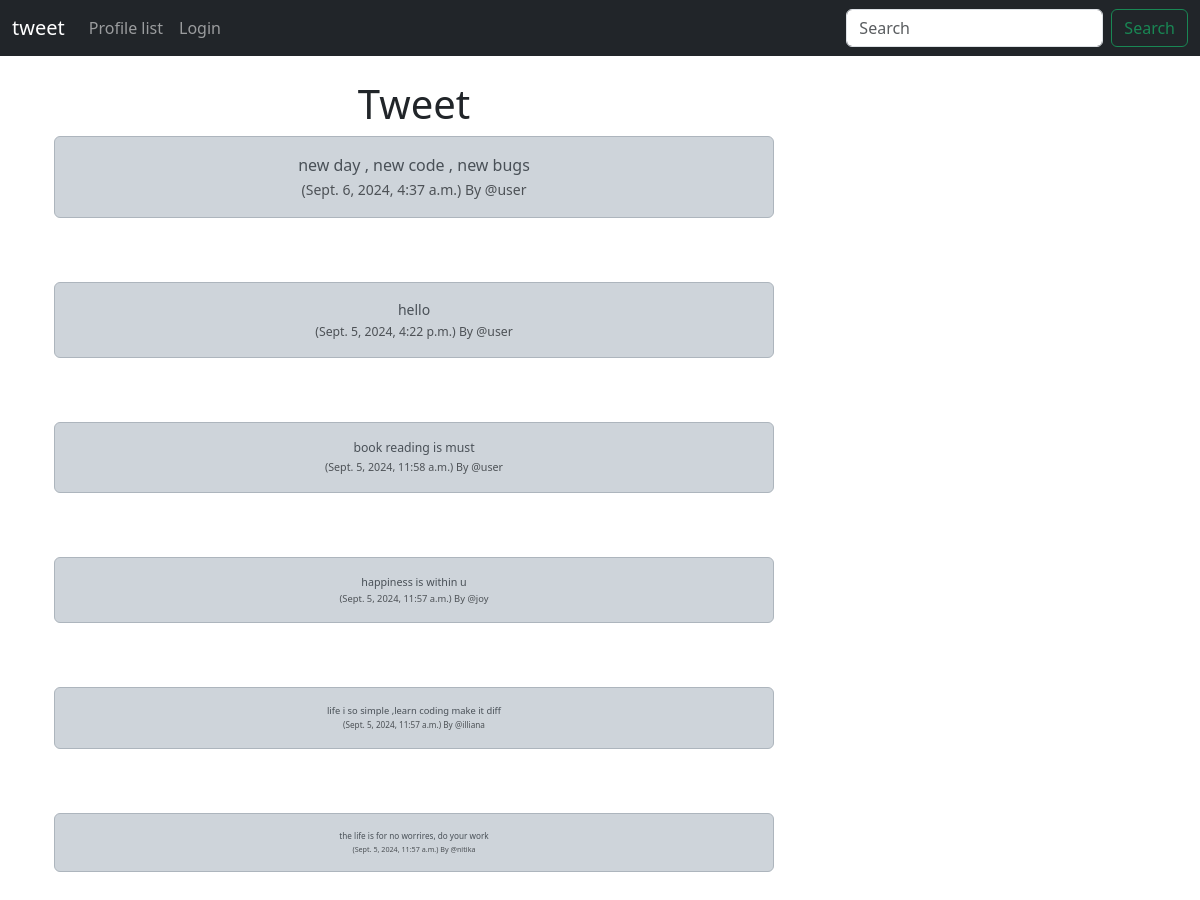
The page / on the database its author committed.
### app/models.py (models this page shows)
class Tweet(models.Model):
    user=models.ForeignKey(User, related_name="tweets",on_delete=models.DO_NOTHING)
    body = models.CharField(max_length=200)
    created_at = models.DateTimeField(auto_now_add=True)

### app/views.py (the view)
# urls.py: path('', views.home,name="home"),
def home(request):
    if request.user.is_authenticated:
       form =TweetForm(request.POST or None)
       if request.method =="POST":
          if form.is_valid():
             tweet=form.save(commit= False)
             tweet.user = request.user
             tweet.save()
             messages.success(request,("your tweet is created"))
             return redirect('home')
       tweet=Tweet.objects.all().order_by("-created_at")
       return render(request,'home.html',{"tweet":tweet,"form":form})
    else:
        tweet=Tweet.objects.all().order_by("-created_at")
        return render(request,'home.html',{"tweet":tweet})

### app/templates/home.html (shortened to what this page needs)
{% extends 'base.html' %}
{% block content %}
   <div class="container text-center">
      <div class="row">
         <div class="col-8">
            <h1>Tweet</h1>
            {% for tweet in tweet %}
               <div class="alert alert-dark" role="alert">
                  {{ tweet.body }} </br>
                  <small class="text-muted">
                     ({{tweet.created_at}}) By @{{tweet.user.username}}
               </div>
               <br><br>
            {% endfor %}
         </div>
      </div>
   </div>
{% endblock %}

### rows shown on the page
Tweet: body "new day , new code , new bugs", created_at "Sept. 6, 2024, 4:37 a.m.", user.username "user"
Tweet: body "hello", created_at "Sept. 5, 2024, 4:22 p.m.", user.username "user"
Tweet: body "book reading is must", created_at "Sept. 5, 2024, 11:58 a.m.", user.username "user"
Tweet: body "happiness is within u", created_at "Sept. 5, 2024, 11:57 a.m.", user.username "joy"
Tweet: body "life i so simple ,learn coding make it diff", created_at "Sept. 5, 2024, 11:57 a.m.", user.username "illiana"
Tweet: body "the life is for no worrires, do your work", created_at "Sept. 5, 2024, 11:57 a.m.", user.username "nitika"
